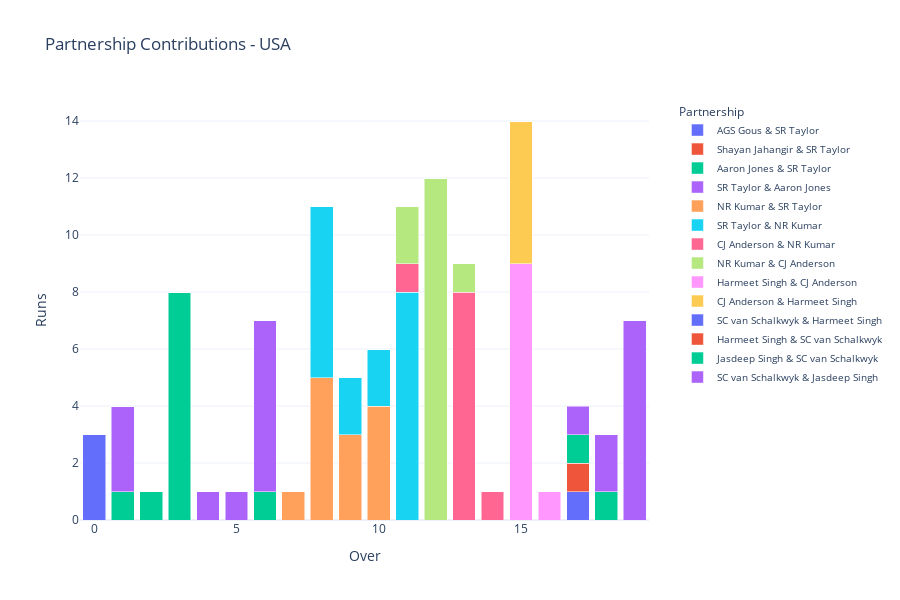

The cell this chart's notebook holds for it:
### Code cell
#partnership contributions in the USA’s innings
usa_partnership_long = usa_partnership_pivot.reset_index().melt(id_vars='over', var_name=['batter', 'non_striker'], value_name='runs_total')

# create a stacked bar chart
fig = go.Figure()

# add bars for each partnership
for (batter, non_striker) in usa_partnership_pivot.columns:
    partnership_data = usa_partnership_long[(usa_partnership_long['batter'] == batter) & (usa_partnership_long['non_striker'] == non_striker)]
    fig.add_trace(go.Bar(
        x=partnership_data['over'],
        y=partnership_data['runs_total'],
        name=f'{batter} & {non_striker}'
    ))

fig.update_layout(
    title='Partnership Contributions - USA',
    xaxis_title='Over',
    yaxis_title='Runs',
    barmode='stack',
    template='plotly_white',
    legend_title='Partnership',
    legend=dict(
        x=1.05,
        y=1,
        traceorder='normal',
        font=dict(size=10)
    ),
    autosize=False,
    width=900,
    height=600
)

fig.show()

### Figure 1 — Plotly figure (JSON) as saved in the notebook; plotly's stock layout.template omitted (floating-point values rounded to 4 significant figures)
{"data": [{"name": "AGS Gous & SR Taylor", "type": "bar", "x": [0, 1, 2, 3, 4, 5, 6, 7, 8, 9, 10, 11, 12, 13, 14, 15, 16, 17, 18, 19], "y": [3, 0, 0, 0, 0, 0, 0, 0, 0, 0, 0, 0, 0, 0, 0, 0, 0, 0, 0, 0]}, {"name": "Shayan Jahangir & SR Taylor", "type": "bar", "x": [0, 1, 2, 3, 4, 5, 6, 7, 8, 9, 10, 11, 12, 13, 14, 15, 16, 17, 18, 19], "y": [0, 0, 0, 0, 0, 0, 0, 0, 0, 0, 0, 0, 0, 0, 0, 0, 0, 0, 0, 0]}, {"name": "Aaron Jones & SR Taylor", "type": "bar", "x": [0, 1, 2, 3, 4, 5, 6, 7, 8, 9, 10, 11, 12, 13, 14, 15, 16, 17, 18, 19], "y": [0, 1, 1, 8, 0, 0, 1, 0, 0, 0, 0, 0, 0, 0, 0, 0, 0, 0, 0, 0]}, {"name": "SR Taylor & Aaron Jones", "type": "bar", "x": [0, 1, 2, 3, 4, 5, 6, 7, 8, 9, 10, 11, 12, 13, 14, 15, 16, 17, 18, 19], "y": [0, 3, 0, 0, 1, 1, 6, 0, 0, 0, 0, 0, 0, 0, 0, 0, 0, 0, 0, 0]}, {"name": "NR Kumar & SR Taylor", "type": "bar", "x": [0, 1, 2, 3, 4, 5, 6, 7, 8, 9, 10, 11, 12, 13, 14, 15, 16, 17, 18, 19], "y": [0, 0, 0, 0, 0, 0, 0, 1, 5, 3, 4, 0, 0, 0, 0, 0, 0, 0, 0, 0]}, {"name": "SR Taylor & NR Kumar", "type": "bar", "x": [0, 1, 2, 3, 4, 5, 6, 7, 8, 9, 10, 11, 12, 13, 14, 15, 16, 17, 18, 19], "y": [0, 0, 0, 0, 0, 0, 0, 0, 6, 2, 2, 8, 0, 0, 0, 0, 0, 0, 0, 0]}, {"name": "CJ Anderson & NR Kumar", "type": "bar", "x": [0, 1, 2, 3, 4, 5, 6, 7, 8, 9, 10, 11, 12, 13, 14, 15, 16, 17, 18, 19], "y": [0, 0, 0, 0, 0, 0, 0, 0, 0, 0, 0, 1, 0, 8, 1, 0, 0, 0, 0, 0]}, {"name": "NR Kumar & CJ Anderson", "type": "bar", "x": [0, 1, 2, 3, 4, 5, 6, 7, 8, 9, 10, 11, 12, 13, 14, 15, 16, 17, 18, 19], "y": [0, 0, 0, 0, 0, 0, 0, 0, 0, 0, 0, 2, 12, 1, 0, 0, 0, 0, 0, 0]}, {"name": "Harmeet Singh & CJ Anderson", "type": "bar", "x": [0, 1, 2, 3, 4, 5, 6, 7, 8, 9, 10, 11, 12, 13, 14, 15, 16, 17, 18, 19], "y": [0, 0, 0, 0, 0, 0, 0, 0, 0, 0, 0, 0, 0, 0, 0, 9, 1, 0, 0, 0]}, {"name": "CJ Anderson & Harmeet Singh", "type": "bar", "x": [0, 1, 2, 3, 4, 5, 6, 7, 8, 9, 10, 11, 12, 13, 14, 15, 16, 17, 18, 19], "y": [0, 0, 0, 0, 0, 0, 0, 0, 0, 0, 0, 0, 0, 0, 0, 5, 0, 0, 0, 0]}, {"name": "SC van Schalkwyk & Harmeet Singh", "type": "bar", "x": [0, 1, 2, 3, 4, 5, 6, 7, 8, 9, 10, 11, 12, 13, 14, 15, 16, 17, 18, 19], "y": [0, 0, 0, 0, 0, 0, 0, 0, 0, 0, 0, 0, 0, 0, 0, 0, 0, 1, 0, 0]}, {"name": "Harmeet Singh & SC van Schalkwyk", "type": "bar", "x": [0, 1, 2, 3, 4, 5, 6, 7, 8, 9, 10, 11, 12, 13, 14, 15, 16, 17, 18, 19], "y": [0, 0, 0, 0, 0, 0, 0, 0, 0, 0, 0, 0, 0, 0, 0, 0, 0, 1, 0, 0]}, {"name": "Jasdeep Singh & SC van Schalkwyk", "type": "bar", "x": [0, 1, 2, 3, 4, 5, 6, 7, 8, 9, 10, 11, 12, 13, 14, 15, 16, 17, 18, 19], "y": [0, 0, 0, 0, 0, 0, 0, 0, 0, 0, 0, 0, 0, 0, 0, 0, 0, 1, 1, 0]}, {"name": "SC van Schalkwyk & Jasdeep Singh", "type": "bar", "x": [0, 1, 2, 3, 4, 5, 6, 7, 8, 9, 10, 11, 12, 13, 14, 15, 16, 17, 18, 19], "y": [0, 0, 0, 0, 0, 0, 0, 0, 0, 0, 0, 0, 0, 0, 0, 0, 0, 1, 2, 7]}], "layout": {"autosize": false, "barmode": "stack", "height": 600, "legend": {"font": {"size": 10}, "title": {"text": "Partnership"}, "traceorder": "normal", "x": 1.05, "y": 1}, "title": {"text": "Partnership Contributions - USA"}, "width": 900, "xaxis": {"title": {"text": "Over"}}, "yaxis": {"title": {"text": "Runs"}}}}
